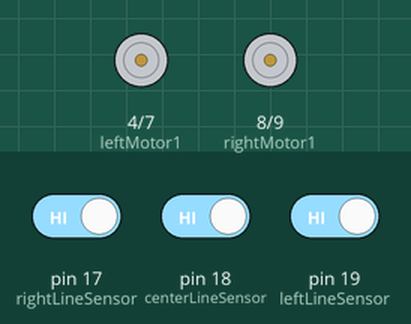
Recording of a sketch running on a simulated Arduino Uno, built with avr-gcc and run on an emulated ATmega328P. Shown: motor-driver pin pairs drawn as motors (green arrow = first pin HIGH = forward, orange = second pin HIGH = backward, longer = more drive, scaled by the enable pin). The test bench sets the inputs (shaded band); at power-on: pin 17 (rightLineSensor) HIGH, pin 19 (leftLineSensor) HIGH, pin 18 (centerLineSensor) HIGH.

Above: at 1.2 s.
1.3 s: pin 17 (rightLineSensor) driven LOW
At 1.7 s:
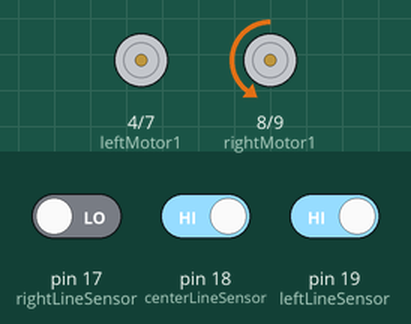
2.8 s: pin 19 (leftLineSensor) driven LOW
At 4.0 s:
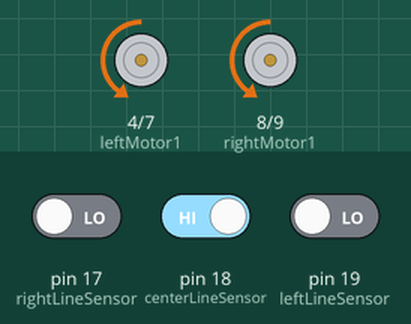
4.3 s: pin 18 (centerLineSensor) driven LOW
At 5.2 s:
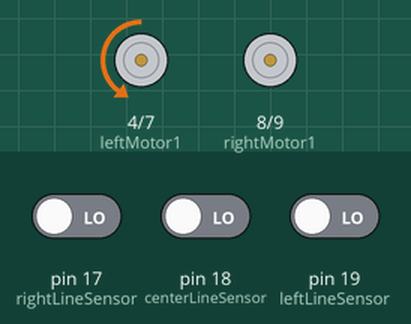
5.8 s: pin 18 (centerLineSensor) driven HIGH
At 6.3 s:
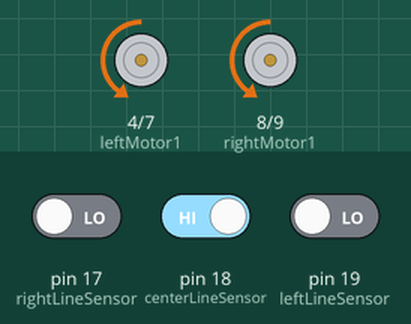
7.3 s: pin 17 (rightLineSensor) driven HIGH
At 8.7 s:
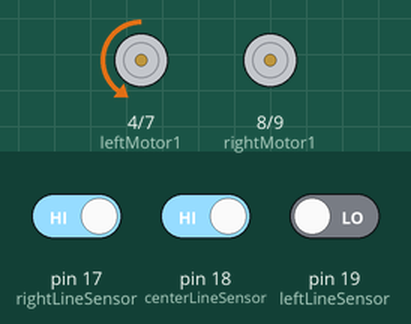
Timing chart, 0 to 9.8 s (numbered marks = the images above; inputs shaded):
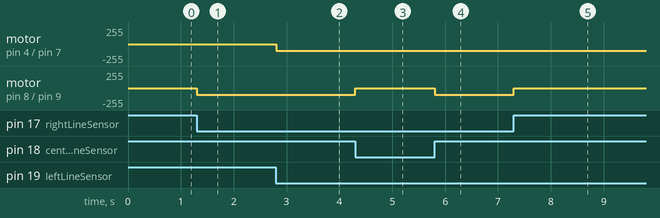

Measured:
- after the input at 1.3 s, motor on pin 8 (rightMotor1) / pin 9 (rightMotor2): stopped → backward 100/255 at once
- after the input at 2.8 s, motor on pin 4 (leftMotor1) / pin 7 (leftMotor2): stopped → backward 100/255 at once
- after the input at 4.3 s, motor on pin 8 (rightMotor1) / pin 9 (rightMotor2): backward 100/255 → stopped at once
- after the input at 5.8 s, motor on pin 8 (rightMotor1) / pin 9 (rightMotor2): stopped → backward 100/255 at once
- after the input at 7.3 s, motor on pin 8 (rightMotor1) / pin 9 (rightMotor2): backward 100/255 → stopped at once

The sketch:

line_follow_demo.ino
```cpp
/* X_Car test line */
/* Thuật toán dò đường đơn giản */

/* Chân tín hiệu của 2 cảm biến dò đường */
#define leftLineSensor 19
#define centerLineSensor 18
#define rightLineSensor 17

/* Chân nguồn điều khiển động cơ trái */
#define leftMotor1 4
#define leftMotor2 7
/* Chân PWM điều khiển tốc độ động cư trái */
#define leftPWM 5

/* Chân nguồn điều khiển động cơ phải */
#define rightMotor1 8
#define rightMotor2 9
/* Chân PWM điều khiển tốc độ động cư phải */
#define rightPWM 6

int leftValue = 1;
int centerValue = 1;
int rightValue = 1;

int preLeftValue = 0;
int preCenterValue = 0;
int preRightValue = 0;

void setup()
{
  /* Chân cảm biến nhận tín hiệu vào */
  pinMode(leftLineSensor, INPUT);
  pinMode(centerLineSensor, INPUT);
  pinMode(rightLineSensor, INPUT);

  /* Các chân điều khiển động cơ phát tín hiệu */
  pinMode(leftMotor1, OUTPUT);
  pinMode(leftMotor2, OUTPUT);
  pinMode(leftPWM, OUTPUT);

  pinMode(rightMotor1, OUTPUT);
  pinMode(rightMotor2, OUTPUT);
  pinMode(rightPWM, OUTPUT);
}

void loop()
{
  /* Đọc giá trị từ cảm biến dò đường */
  int leftValue = !digitalRead(leftLineSensor);
  int centerValue = !digitalRead(centerLineSensor);
  int rightValue = !digitalRead(rightLineSensor);

  /* Bên ngoài line */
  if (leftValue == 1 && centerValue == 1 && rightValue == 1)
  {
      leftValue = preLeftValue;
      centerValue = preCenterValue;
      rightValue = preCenterValue;
  }

  /* Trường hợp cả 2 cảm biến ở vùng trắng
   -> robot nằm đúng theo vạch */
  if (leftValue == 1 && centerValue == 0 && rightValue == 1)
  {
    /* Đi thẳng */
    forward(100);
  }
  /* Trường hợp cảm biến trái ở vùng đen, cảm biến phải ở vùng trắng
   -> robot lệch trái */
  else if (leftValue == 0 && centerValue == 1 && rightValue == 1 || leftValue == 0 && centerValue == 0 && rightValue == 1)
  {
    /* Rẽ trái */
    turnLeft(100);
  }
  /* Trường hợp cảm biến trái ở vùng trắng, cảm biến phải ở vùng đen
   -> robot lệch phải */
  else if (leftValue == 1 && centerValue == 1 && rightValue == 0 || leftValue == 1 && centerValue == 0 && rightValue == 0)
  {
    /* Rẽ phải */
    turnRight(100);
  }
  /* Trường hợp cả 2 cảm biến ở vùng đen
   -> robot dừng lại */
  else if (leftValue == 0 && centerValue == 0 && rightValue == 0)
  {
    stop();
  }

  /* Lưu lại giá trị trước*/
  preLeftValue = leftValue;
  preCenterValue = centerValue;
  preRightValue = rightValue;
}

/* Hàm tiến thẳng
 * Tham số: giá trị PWM (0-255)
 * Trả về: Không */
void forward(int speed)
{
  /* Động cơ trái quay tiến */
  digitalWrite(leftMotor1, LOW);
  digitalWrite(leftMotor2, HIGH);
  /* Xung PWM điều khiển tốc độ quay */
  analogWrite(leftPWM, speed);

  /* Động cơ phải quay tiến */
  digitalWrite(rightMotor1, LOW);
  digitalWrite(rightMotor2, HIGH);
  /* Xung PWM điều khiển tốc độ quay */
  analogWrite(rightPWM, speed);
}

/* Hàm rẽ trái
 * Tham số: giá trị PWM của động cơ phải (0-255)
 * Trả về: Không */
void turnLeft(int speed)
{
  /* Động cơ trái dừng */
  digitalWrite(leftMotor1, HIGH);
  digitalWrite(leftMotor2, LOW);
  analogWrite(leftPWM, 0);

  /* Động cơ phải quay tiến */
  digitalWrite(rightMotor1, LOW);
  digitalWrite(rightMotor2, HIGH);
  analogWrite(rightPWM, speed);
}

/* Hàm rẽ phải
 * Tham số: giá trị PWM của động cơ trái (0-255)
 * Trả về: Không */
void turnRight(int speed)
{
  /* Động cơ trái quay tiến */
  digitalWrite(leftMotor1, LOW);
  digitalWrite(leftMotor2, HIGH);
  analogWrite(leftPWM, speed);

  /* Động cơ phải dừng */
  digitalWrite(rightMotor1, HIGH);
  digitalWrite(rightMotor2, LOW);
  analogWrite(rightPWM, 0);
}

void stop()
{
  /* Động cơ trái dừng */
  digitalWrite(leftMotor1, LOW);
  digitalWrite(leftMotor2, LOW);
  analogWrite(leftPWM, 0);
  /* Động cơ phải dừng */
  digitalWrite(rightMotor1, LOW);
  digitalWrite(rightMotor2, LOW);
  analogWrite(rightPWM, 0);
}
```
